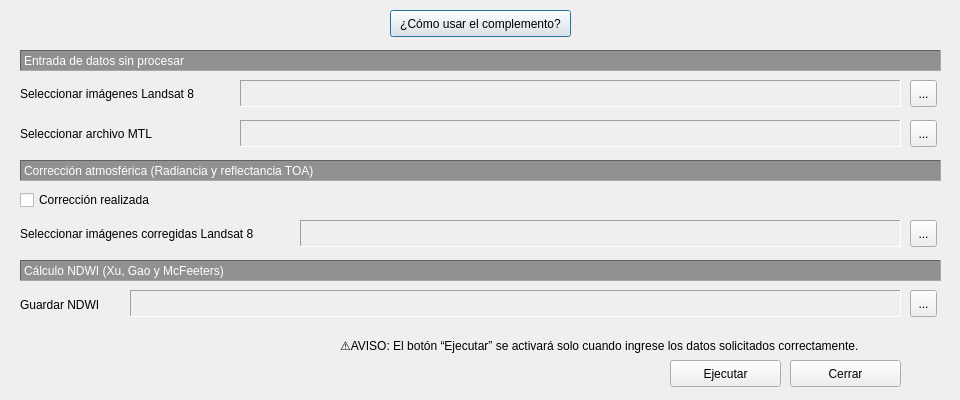
<?xml version="1.0" encoding="UTF-8"?>
<ui version="4.0">
 <class>IndiceNDWIDialogBase</class>
 <widget class="QDialog" name="IndiceNDWIDialogBase">
  <property name="enabled">
   <bool>true</bool>
  </property>
  <property name="geometry">
   <rect>
    <x>0</x>
    <y>0</y>
    <width>960</width>
    <height>400</height>
   </rect>
  </property>
  <property name="minimumSize">
   <size>
    <width>960</width>
    <height>400</height>
   </size>
  </property>
  <property name="maximumSize">
   <size>
    <width>960</width>
    <height>400</height>
   </size>
  </property>
  <property name="windowTitle">
   <string>Moisture and Water Index 2.0</string>
  </property>
  <widget class="QLabel" name="label_74">
   <property name="geometry">
    <rect>
     <x>20</x>
     <y>160</y>
     <width>921</width>
     <height>21</height>
    </rect>
   </property>
   <property name="sizePolicy">
    <sizepolicy hsizetype="Expanding" vsizetype="Preferred">
     <horstretch>0</horstretch>
     <verstretch>0</verstretch>
    </sizepolicy>
   </property>
   <property name="styleSheet">
    <string notr="true">background-color :#919191; color : white</string>
   </property>
   <property name="frameShape">
    <enum>QFrame::Panel</enum>
   </property>
   <property name="frameShadow">
    <enum>QFrame::Sunken</enum>
   </property>
   <property name="text">
    <string>Corrección atmosférica (Radiancia y reflectancia TOA)</string>
   </property>
  </widget>
  <widget class="QLabel" name="label_75">
   <property name="geometry">
    <rect>
     <x>20</x>
     <y>260</y>
     <width>921</width>
     <height>21</height>
    </rect>
   </property>
   <property name="sizePolicy">
    <sizepolicy hsizetype="Expanding" vsizetype="Preferred">
     <horstretch>0</horstretch>
     <verstretch>0</verstretch>
    </sizepolicy>
   </property>
   <property name="styleSheet">
    <string notr="true">background-color : #919191; color : white</string>
   </property>
   <property name="frameShape">
    <enum>QFrame::Panel</enum>
   </property>
   <property name="frameShadow">
    <enum>QFrame::Sunken</enum>
   </property>
   <property name="text">
    <string>Cálculo NDWI (Xu, Gao y McFeeters)</string>
   </property>
  </widget>
  <widget class="QLabel" name="label_37">
   <property name="geometry">
    <rect>
     <x>20</x>
     <y>50</y>
     <width>921</width>
     <height>21</height>
    </rect>
   </property>
   <property name="sizePolicy">
    <sizepolicy hsizetype="Expanding" vsizetype="Preferred">
     <horstretch>0</horstretch>
     <verstretch>0</verstretch>
    </sizepolicy>
   </property>
   <property name="maximumSize">
    <size>
     <width>60000</width>
     <height>16777215</height>
    </size>
   </property>
   <property name="mouseTracking">
    <bool>false</bool>
   </property>
   <property name="styleSheet">
    <string notr="true">background-color : #919191; color : white</string>
   </property>
   <property name="frameShape">
    <enum>QFrame::Panel</enum>
   </property>
   <property name="frameShadow">
    <enum>QFrame::Sunken</enum>
   </property>
   <property name="text">
    <string>Entrada de datos sin procesar </string>
   </property>
  </widget>
  <widget class="QPushButton" name="btn_inst">
   <property name="geometry">
    <rect>
     <x>390</x>
     <y>10</y>
     <width>181</width>
     <height>27</height>
    </rect>
   </property>
   <property name="minimumSize">
    <size>
     <width>0</width>
     <height>27</height>
    </size>
   </property>
   <property name="maximumSize">
    <size>
     <width>16777215</width>
     <height>16777215</height>
    </size>
   </property>
   <property name="text">
    <string>¿Cómo usar el complemento?</string>
   </property>
  </widget>
  <widget class="QLabel" name="msj_MTL">
   <property name="geometry">
    <rect>
     <x>20</x>
     <y>120</y>
     <width>229</width>
     <height>27</height>
    </rect>
   </property>
   <property name="sizePolicy">
    <sizepolicy hsizetype="Minimum" vsizetype="Preferred">
     <horstretch>0</horstretch>
     <verstretch>0</verstretch>
    </sizepolicy>
   </property>
   <property name="minimumSize">
    <size>
     <width>229</width>
     <height>27</height>
    </size>
   </property>
   <property name="toolTip">
    <string>&lt;html&gt;&lt;head/&gt;&lt;body&gt;&lt;p&gt;Select MTL file (if not in Landsat directory)&lt;/p&gt;&lt;/body&gt;&lt;/html&gt;</string>
   </property>
   <property name="frameShadow">
    <enum>QFrame::Sunken</enum>
   </property>
   <property name="text">
    <string>Seleccionar archivo MTL</string>
   </property>
   <property name="alignment">
    <set>Qt::AlignLeading|Qt::AlignLeft|Qt::AlignVCenter</set>
   </property>
  </widget>
  <widget class="QLabel" name="cuadroMTL">
   <property name="geometry">
    <rect>
     <x>240</x>
     <y>120</y>
     <width>661</width>
     <height>27</height>
    </rect>
   </property>
   <property name="minimumSize">
    <size>
     <width>0</width>
     <height>27</height>
    </size>
   </property>
   <property name="frameShape">
    <enum>QFrame::Panel</enum>
   </property>
   <property name="frameShadow">
    <enum>QFrame::Sunken</enum>
   </property>
   <property name="text">
    <string/>
   </property>
  </widget>
  <widget class="QToolButton" name="btn_abrirMTL">
   <property name="geometry">
    <rect>
     <x>910</x>
     <y>120</y>
     <width>27</width>
     <height>27</height>
    </rect>
   </property>
   <property name="minimumSize">
    <size>
     <width>0</width>
     <height>27</height>
    </size>
   </property>
   <property name="text">
    <string>...</string>
   </property>
   <property name="icon">
    <iconset>
     <normaloff>assets/icons/MTL.svg</normaloff>assets/icons/MTL.svg</iconset>
   </property>
  </widget>
  <widget class="QLabel" name="msj_TIF">
   <property name="geometry">
    <rect>
     <x>20</x>
     <y>80</y>
     <width>229</width>
     <height>27</height>
    </rect>
   </property>
   <property name="sizePolicy">
    <sizepolicy hsizetype="Minimum" vsizetype="Preferred">
     <horstretch>0</horstretch>
     <verstretch>0</verstretch>
    </sizepolicy>
   </property>
   <property name="minimumSize">
    <size>
     <width>229</width>
     <height>27</height>
    </size>
   </property>
   <property name="font">
    <font>
     <weight>50</weight>
     <bold>false</bold>
    </font>
   </property>
   <property name="frameShadow">
    <enum>QFrame::Sunken</enum>
   </property>
   <property name="text">
    <string>Seleccionar imágenes Landsat 8 </string>
   </property>
   <property name="alignment">
    <set>Qt::AlignLeading|Qt::AlignLeft|Qt::AlignVCenter</set>
   </property>
  </widget>
  <widget class="QLabel" name="cuadroTIF">
   <property name="enabled">
    <bool>true</bool>
   </property>
   <property name="geometry">
    <rect>
     <x>240</x>
     <y>80</y>
     <width>661</width>
     <height>27</height>
    </rect>
   </property>
   <property name="minimumSize">
    <size>
     <width>27</width>
     <height>27</height>
    </size>
   </property>
   <property name="frameShape">
    <enum>QFrame::Panel</enum>
   </property>
   <property name="frameShadow">
    <enum>QFrame::Sunken</enum>
   </property>
   <property name="text">
    <string/>
   </property>
  </widget>
  <widget class="QToolButton" name="btn_abrirTIF">
   <property name="geometry">
    <rect>
     <x>910</x>
     <y>80</y>
     <width>27</width>
     <height>27</height>
    </rect>
   </property>
   <property name="minimumSize">
    <size>
     <width>0</width>
     <height>27</height>
    </size>
   </property>
   <property name="text">
    <string>...</string>
   </property>
   <property name="icon">
    <iconset>
     <normaloff>assets/icons/imag_bruto.svg</normaloff>assets/icons/imag_bruto.svg</iconset>
   </property>
  </widget>
  <widget class="QLabel" name="msj_CORR">
   <property name="geometry">
    <rect>
     <x>20</x>
     <y>220</y>
     <width>252</width>
     <height>27</height>
    </rect>
   </property>
   <property name="sizePolicy">
    <sizepolicy hsizetype="Minimum" vsizetype="Preferred">
     <horstretch>0</horstretch>
     <verstretch>0</verstretch>
    </sizepolicy>
   </property>
   <property name="minimumSize">
    <size>
     <width>229</width>
     <height>27</height>
    </size>
   </property>
   <property name="font">
    <font>
     <weight>50</weight>
     <bold>false</bold>
    </font>
   </property>
   <property name="frameShadow">
    <enum>QFrame::Sunken</enum>
   </property>
   <property name="text">
    <string>Seleccionar imágenes corregidas Landsat 8 </string>
   </property>
   <property name="alignment">
    <set>Qt::AlignLeading|Qt::AlignLeft|Qt::AlignVCenter</set>
   </property>
  </widget>
  <widget class="QLabel" name="cuadroBandasCorregidas">
   <property name="enabled">
    <bool>true</bool>
   </property>
   <property name="geometry">
    <rect>
     <x>300</x>
     <y>220</y>
     <width>601</width>
     <height>27</height>
    </rect>
   </property>
   <property name="minimumSize">
    <size>
     <width>0</width>
     <height>27</height>
    </size>
   </property>
   <property name="frameShape">
    <enum>QFrame::Panel</enum>
   </property>
   <property name="frameShadow">
    <enum>QFrame::Sunken</enum>
   </property>
   <property name="text">
    <string/>
   </property>
  </widget>
  <widget class="QToolButton" name="btn_abrirCORR">
   <property name="geometry">
    <rect>
     <x>910</x>
     <y>220</y>
     <width>27</width>
     <height>27</height>
    </rect>
   </property>
   <property name="minimumSize">
    <size>
     <width>0</width>
     <height>27</height>
    </size>
   </property>
   <property name="text">
    <string>...</string>
   </property>
   <property name="icon">
    <iconset>
     <normaloff>assets/icons/imag_bruto.svg</normaloff>assets/icons/imag_bruto.svg</iconset>
   </property>
  </widget>
  <widget class="QLabel" name="msj_guardar">
   <property name="geometry">
    <rect>
     <x>20</x>
     <y>291</y>
     <width>82</width>
     <height>27</height>
    </rect>
   </property>
   <property name="minimumSize">
    <size>
     <width>0</width>
     <height>27</height>
    </size>
   </property>
   <property name="text">
    <string>Guardar NDWI</string>
   </property>
  </widget>
  <widget class="QLabel" name="cuadroGuardar">
   <property name="geometry">
    <rect>
     <x>130</x>
     <y>290</y>
     <width>771</width>
     <height>27</height>
    </rect>
   </property>
   <property name="minimumSize">
    <size>
     <width>0</width>
     <height>27</height>
    </size>
   </property>
   <property name="frameShape">
    <enum>QFrame::Panel</enum>
   </property>
   <property name="frameShadow">
    <enum>QFrame::Sunken</enum>
   </property>
   <property name="text">
    <string/>
   </property>
  </widget>
  <widget class="QToolButton" name="btn_guardar">
   <property name="geometry">
    <rect>
     <x>910</x>
     <y>290</y>
     <width>27</width>
     <height>27</height>
    </rect>
   </property>
   <property name="minimumSize">
    <size>
     <width>0</width>
     <height>27</height>
    </size>
   </property>
   <property name="text">
    <string>...</string>
   </property>
   <property name="icon">
    <iconset>
     <normaloff>assets/icons/guardar.svg</normaloff>assets/icons/guardar.svg</iconset>
   </property>
  </widget>
  <widget class="QPushButton" name="btn_ejecutar">
   <property name="geometry">
    <rect>
     <x>670</x>
     <y>360</y>
     <width>111</width>
     <height>27</height>
    </rect>
   </property>
   <property name="minimumSize">
    <size>
     <width>0</width>
     <height>27</height>
    </size>
   </property>
   <property name="text">
    <string>Ejecutar</string>
   </property>
  </widget>
  <widget class="QPushButton" name="btn_cerrar">
   <property name="geometry">
    <rect>
     <x>790</x>
     <y>360</y>
     <width>111</width>
     <height>27</height>
    </rect>
   </property>
   <property name="minimumSize">
    <size>
     <width>0</width>
     <height>27</height>
    </size>
   </property>
   <property name="text">
    <string>Cerrar</string>
   </property>
  </widget>
  <widget class="QLabel" name="aviso_ejecutar">
   <property name="geometry">
    <rect>
     <x>340</x>
     <y>330</y>
     <width>564</width>
     <height>31</height>
    </rect>
   </property>
   <property name="text">
    <string>⚠️AVISO: El botón “Ejecutar” se activará solo cuando ingrese los datos solicitados correctamente.</string>
   </property>
  </widget>
  <widget class="QCheckBox" name="btn_correccion">
   <property name="geometry">
    <rect>
     <x>20</x>
     <y>190</y>
     <width>141</width>
     <height>20</height>
    </rect>
   </property>
   <property name="text">
    <string>Corrección realizada </string>
   </property>
  </widget>
 </widget>
 <resources/>
 <connections/>
</ui>
